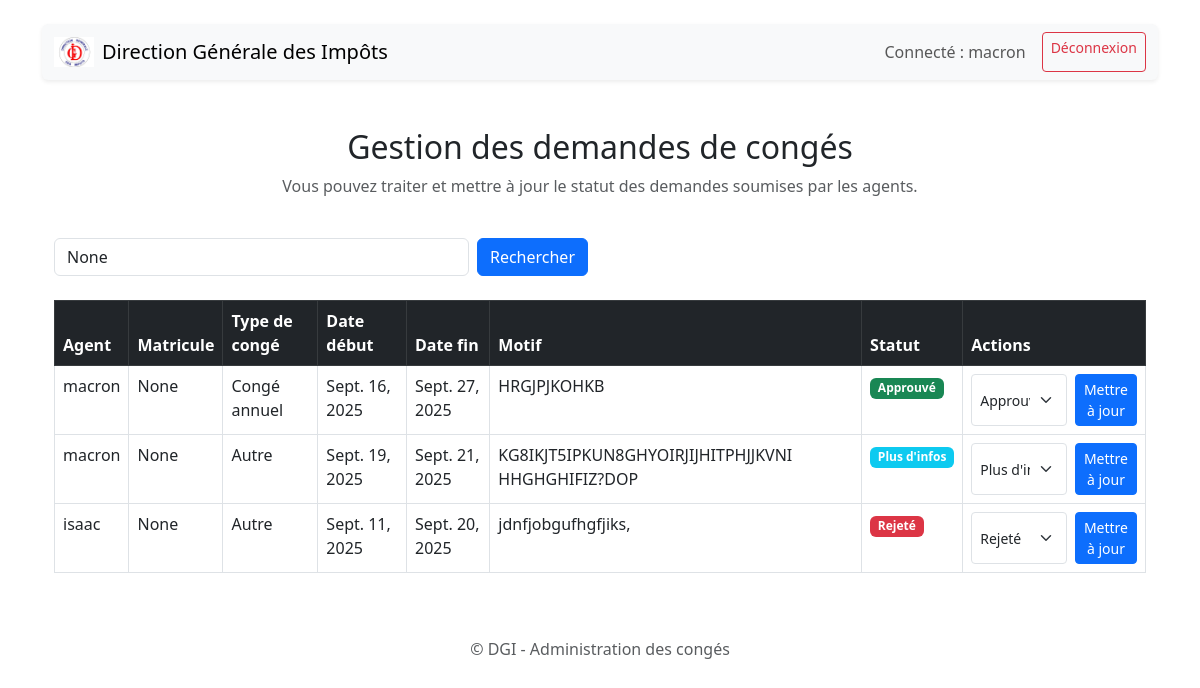
Page /dash/ (signed in) on the committed database.
### employes/models.py (models this page shows, shortened)
class Conge(models.Model):
    TYPE_CONGE = [
        ('ANNUEL', 'Congé annuel'),
        ('MALADIE', 'Congé maladie'),
        ('AUTRE', 'Autre'),
    ]
    STATUT = [
        ('EN_ATTENTE', 'En attente'),
        ('APPROUVE', 'Approuvé'),
        ('REJETE', 'Rejeté'),
        ('PLUS_EXPLICATION', 'Plus d\'explications'),  # pour afficher en jaune
    ]
    demandeur = models.ForeignKey(User, on_delete=models.CASCADE, related_name='conges')
    matricule = models.CharField(max_length=20, blank=True, null=True)  # Nouveau champ
    type_conge = models.CharField(max_length=20, choices=TYPE_CONGE)
    date_debut = models.DateField()
    date_fin = models.DateField()
    motif = models.TextField(blank=True, null=True)
    statut = models.CharField(max_length=20, choices=STATUT, default='EN_ATTENTE')
    date_demande = models.DateTimeField(auto_now_add=True)

### employes/views.py (the view, shortened to what this page needs)
# urls.py: path("dash/", views.admin_conges, name="admin_conges"),
@user_passes_test(lambda u: u.is_staff)  # accessible uniquement aux admin/staff
def admin_conges(request):
    conges = Conge.objects.all().order_by('-date_demande')
    query = request.GET.get('q')
    if query:
        conges = conges.filter(demandeur__username__icontains=query)
        agent_conges_count = Conge.objects.filter(demandeur__username__icontains=query).count()
    else:
        agent_conges_count = None
    return render(
        request,
        "admin.html",
        {
            "conges": conges,
            "agent_conges_count": agent_conges_count,
            "query": query,
        }
    )

### employes/templates/admin.html (shortened to what this page needs)
{% extends "base.html" %}
{% load i18n %}
{% load static %}
{% block content %}
<nav class="navbar navbar-expand-lg navbar-light bg-light mb-4 rounded shadow-sm">
        <div class="container-fluid">
            <a class="navbar-brand d-flex align-items-center" href="#">
                <img src="{% static 'b.jpg' %}" alt="Logo" width="40" class="me-2">
                <span>Direction Générale des Impôts</span>
            </a>
            <div class="d-flex">
                <span class="navbar-text me-3">
                    Connecté : {{ request.user.get_full_name|default:request.user.username }}
                </span>
                <a href="{% url 'account_logout' %}" class="btn btn-outline-danger btn-sm">Déconnexion</a>
            </div>
        </div>
    </nav>
<div class="container mt-5">
    <div class="row">
        <div class="col-12 text-center mb-4">
            <h2>{% trans "Gestion des demandes de congés" %}</h2>
            <p class="text-muted">
                {% trans "Vous pouvez traiter et mettre à jour le statut des demandes soumises par les agents." %}
            </p>
        </div>
    </div>
    <div class="row mb-4">
    <div class="col-12 col-md-6">
        <form method="get" class="d-flex">
            <input type="text" name="q" value="{{ query }}" class="form-control me-2" placeholder="Rechercher un agent...">
            <button type="submit" class="btn btn-primary">Rechercher</button>
        </form>
    </div>
</div>
    <div class="row justify-content-center">
        <div class="col-12">
            <table class="table table-hover table-bordered">
                <thead class="table-dark">
                    <tr>
                        <th>{% trans "Agent" %}</th>
                         <th>{% trans "Matricule" %}</th>
                        <th>{% trans "Type de congé" %}</th>
                        <th>{% trans "Date début" %}</th>
                        <th>{% trans "Date fin" %}</th>
                        <th>{% trans "Motif" %}</th>
                        <th>{% trans "Statut" %}</th>
                        <th>{% trans "Actions" %}</th>
                    </tr>
                </thead>
                <tbody>
                    {% for conge in conges %}
                    <tr>
                        <td>{{ conge.demandeur.username }}</td>
                         <td>{{ conge.matricule }}</td>
                        <td>{{ conge.get_type_conge_display }}</td>
                        <td>{{ conge.date_debut }}</td>
                        <td>{{ conge.date_fin }}</td>
                        <td>{{ conge.motif }}</td>
                        <td>
                            {% if conge.statut == "APPROUVE" %}
                                <span class="badge bg-success">{% trans "Approuvé" %}</span>
                            {% elif conge.statut == "EN_ATTENTE" %}
                                <span class="badge bg-warning">{% trans "En attente" %}</span>
                            {% elif conge.statut == "REJETE" %}
                                <span class="badge bg-danger">{% trans "Rejeté" %}</span>
                            {% else %}
                                <span class="badge bg-info">{% trans "Plus d'infos" %}</span>
                            {% endif %}
                        </td>
                        <td>
                            <form method="post" class="d-flex gap-2">
                                <select name="statut" class="form-select form-select-sm">
                                    <option value="APPROUVE" {% if conge.statut == "APPROUVE" %}selected{% endif %}>{% trans "Approuvé" %}</option>
                                    <option value="REJETE" {% if conge.statut == "REJETE" %}selected{% endif %}>{% trans "Rejeté" %}</option>
                                    <option value="PLUS_D_INFOS" {% if conge.statut == "PLUS_D_INFOS" %}selected{% endif %}>{% trans "Plus d'infos" %}</option>
                                </select>
                                <button type="submit" class="btn btn-primary btn-sm">{% trans "Mettre à jour" %}</button>
                            </form>
                        </td>
                    </tr>
                    {% empty %}
                    <tr>
                        <td colspan="7" class="text-center text-muted">{% trans "Aucune demande pour le moment." %}</td>
                    </tr>
                    {% endfor %}
                </tbody>
            </table>
        </div>
    </div>
</div>
<footer class="text-center mt-5 mb-3 text-muted">
    &copy; {{ now.year }} DGI - Administration des congés
</footer>
{% endblock %}

### employes/templates/base.html (shortened to what this page needs)
<!DOCTYPE html>
<html lang="fr">
<head>
    <link href="https://cdn.jsdelivr.net/npm/bootstrap@5.3.0/dist/css/bootstrap.min.css" rel="stylesheet">
</head>
<body class="container mt-4">
   {% block content %}{% endblock %}
</body>
</html>

### rows in the picture
Conge: demandeur.username "macron", matricule "None", type_conge "Congé annuel", date_debut "Sept. 16, 2025", date_fin "Sept. 27, 2025", motif "HRGJPJKOHKB", statut "Approuvé"
Conge: demandeur.username "macron", matricule "None", type_conge "Autre", date_debut "Sept. 19, 2025", date_fin "Sept. 21, 2025", motif "KG8IKJT5IPKUN8GHYOIRJIJHITPHJJKVNI HHGHGHIFIZ?DOP", statut "Plus d'infos"
Conge: demandeur.username "isaac", matricule "None", type_conge "Autre", date_debut "Sept. 11, 2025", date_fin "Sept. 20, 2025", motif "jdnfjobgufhgfjiks,", statut "Rejeté"

### other values in the picture
{{ request.user.get_full_name|default:request.user.username }} "macron"
